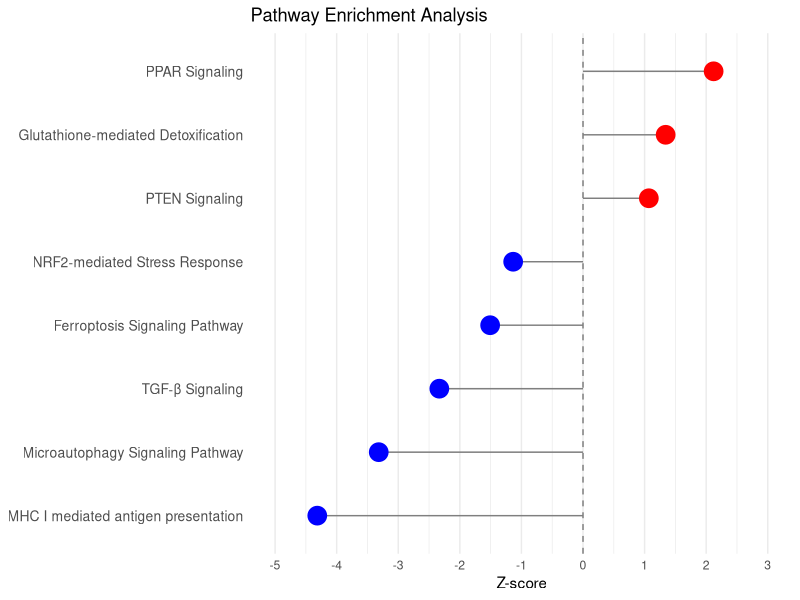

Recreate this plot in R.
# Load required libraries
library(ggplot2)
library(dplyr)

# Create the new data frame
data <- data.frame(
  Pathway = c(
    "MHC I mediated antigen presentation",
    "Microautophagy Signaling Pathway",
    "TGF-β Signaling",
    "Ferroptosis Signaling Pathway",
    "NRF2-mediated Stress Response",
    "PTEN Signaling",
    "Glutathione-mediated Detoxification",
    "PPAR Signaling"
  ),
  Zscore = c(
    -4.315,
    -3.317,
    -2.333,
    -1.508,
    -1.134,
    1.069,
    1.342,
    2.121
  )
)

# Order the data by Z-score
data <- data %>% arrange(Zscore)

# Create the lollipop plot
ggplot(data, aes(x = Zscore, y = reorder(Pathway, Zscore))) +
  geom_segment(aes(x = 0, xend = Zscore, y = Pathway, yend = Pathway), 
               color = "grey50") +
  geom_point(aes(color = Zscore > 0), size = 6) +
  scale_color_manual(values = c("blue", "red")) +
  labs(x = "Z-score", y = NULL, title = "Pathway Enrichment Analysis") +
  theme_minimal() +
  theme(
    legend.position = "none",
    panel.grid.major.y = element_blank(),
    panel.grid.minor.y = element_blank(),
    axis.text.y = element_text(size = 10)
  ) +
  scale_x_continuous(limits = c(-5, 3), breaks = seq(-5, 3, 1)) + # Adjusted x-axis limits for the new data
  geom_vline(xintercept = 0, linetype = "dashed", color = "grey50")
